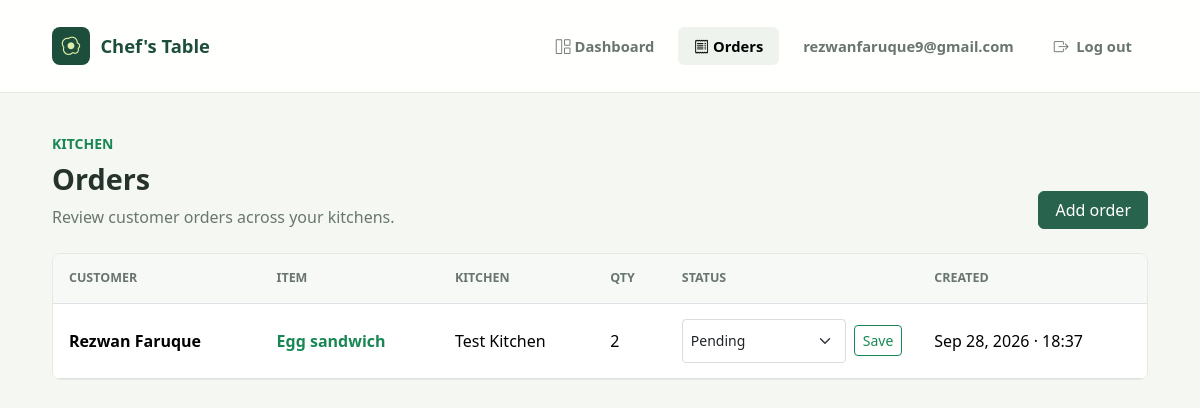
The page /orders/ (signed in) on the database as committed earlier.
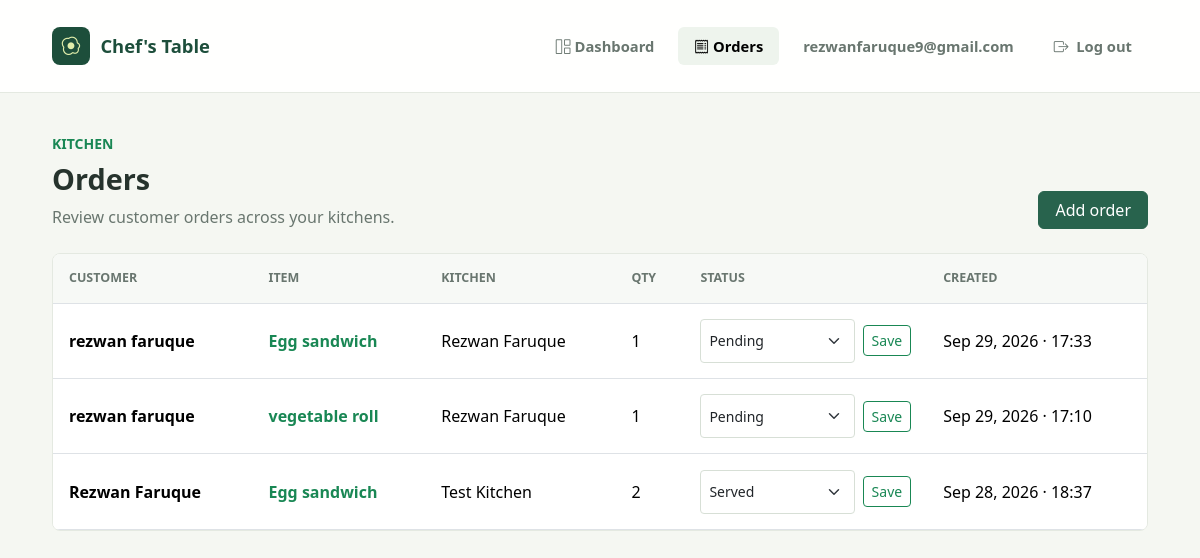
The same page on the database as committed later.
### kitchines/models.py (models this page shows, shortened)
class KitchenOrder(models.Model):
    STATUS_CHOICES = [
        ('pending', 'Pending'),
        ('preparing', 'Preparing'),
        ('ready', 'Ready'),
        ('served', 'Served'),
    ]
    kitchen = models.ForeignKey(Kitchen, on_delete=models.CASCADE, related_name='orders')
    customer_name = models.CharField(max_length=255)
    item_name = models.CharField(max_length=255)
    quantity = models.PositiveIntegerField(default=1)
    notes = models.TextField(blank=True)
    status = models.CharField(max_length=20, choices=STATUS_CHOICES, default='pending')
    created_at = models.DateTimeField(default=timezone.now)
    updated_at = models.DateTimeField(default=timezone.now)
    created_by = models.ForeignKey(
        settings.AUTH_USER_MODEL,
        null=True,
        blank=True,
        on_delete=models.SET_NULL,
        related_name='kitchen_orders',
    )
    class Meta:
        ordering = ['-created_at']

class Kitchen(models.Model):
    name = models.CharField(max_length=255)
    member = models.IntegerField(default=0)
    created_at = models.DateTimeField(default=timezone.now)
    class Meta:
        ordering = ['name']

### kitchines/views.py (the view)
# urls.py: path('orders/', views.kitchen_orders, name='kitchen_orders'),
@login_required
def kitchen_orders(request):
    orders = KitchenOrder.objects.filter(created_by=request.user).select_related('kitchen')
    return render(
        request,
        'orders.html',
        {'orders': orders, 'status_choices': KitchenOrder.STATUS_CHOICES},
    )

### kitchines/templates/orders.html (shortened to what this page needs)
{% extends 'base.html' %} {% block title %}Kitchen Orders{% endblock %} {% block content %}
<div
  class="d-flex flex-column flex-sm-row justify-content-between align-items-sm-end gap-3 mb-4"
>
  <div>
    <p class="text-uppercase small fw-bold text-success mb-2">Kitchen</p>
    <h1 class="page-title mb-2">Orders</h1>
    <p class="page-subtitle mb-0">
      Review customer orders across your kitchens.
    </p>
  </div>
  <a class="btn btn-success px-3" href="{% url 'create_kitchen_order' %}"
    >Add order</a
  >
</div>
<div class="surface overflow-hidden">
  {% if orders %}
  <div class="table-responsive">
    <table class="table table-hover align-middle mb-0">
      <thead>
        <tr>
          <th scope="col">Customer</th>
          <th scope="col">Item</th>
          <th scope="col">Kitchen</th>
          <th scope="col">Qty</th>
          <th scope="col">Status</th>
          <th scope="col">Created</th>
        </tr>
      </thead>
      <tbody>
        {% for order in orders %}
        <tr>
          <td class="fw-semibold">{{ order.customer_name }}</td>
          <td>
            <a
              class="fw-semibold text-success text-decoration-none"
              href="{% url 'view_kitchen_order' order.pk %}"
              >{{ order.item_name }}</a
            >
          </td>
          <td>{{ order.kitchen.name }}</td>
          <td>{{ order.quantity }}</td>
          <td>
            <form
              class="d-flex align-items-center gap-2"
              method="post"
              action="{% url 'update_order_status' order.pk %}"
            >
              <select
                class="form-select form-select-sm"
                id="status-{{ order.pk }}"
                name="status"
              >
                {% for value, label in status_choices %}
                {% if order.status == value %}
                <option value="{{ value }}" selected>{{ label }}</option>
                {% else %}
                <option value="{{ value }}">{{ label }}</option>
                {% endif %}
                {% endfor %}
              </select>
              <button
                class="btn btn-sm btn-outline-success text-nowrap"
                type="submit"
              >
                Save
              </button>
            </form>
          </td>
          <td class="text-nowrap text-muted-custom">
            {{ order.created_at|date:'M j, Y · H:i' }}
          </td>
        </tr>
        {% endfor %}
      </tbody>
    </table>
  </div>
  {% endif %}
</div>
{% endblock %}

### kitchines/templates/base.html (shortened to what this page needs)
<!doctype html>
<html lang="en">
  <head>
    <link
      href="https://cdn.jsdelivr.net/npm/bootstrap@5.3.3/dist/css/bootstrap.min.css"
      rel="stylesheet"
    />
    <link
      href="https://cdn.jsdelivr.net/npm/bootstrap-icons@1.11.3/font/bootstrap-icons.min.css"
      rel="stylesheet"
    />
  </head>
  <body>
    <nav class="topbar navbar navbar-expand-md" aria-label="Main navigation">
      <div class="container page-shell navbar-inner py-0">
        <a class="navbar-brand brand-mark" href="{% url 'home' %}">
          <span class="brand-logo" aria-hidden="true"
            ><i class="bi bi-egg-fried"></i
          ></span>
          <span>Chef's Table</span>
        </a>
        <div class="collapse navbar-collapse" id="primaryNavigation">
          <div
            class="navbar-nav ms-auto align-items-md-center gap-md-2 py-3 py-md-0"
          >
            <a
              class="nav-link px-3{% if request.resolver_match.url_name == 'home' %} active{% endif %}"
              href="{% url 'home' %}"
              ><i class="bi bi-grid-1x2 me-1" aria-hidden="true"></i
              >Dashboard</a
            >
            <a
              class="nav-link px-3{% if request.resolver_match.url_name == 'kitchen_orders' %} active{% endif %}"
              href="{% url 'kitchen_orders' %}"
              ><i class="bi bi-receipt me-1" aria-hidden="true"></i>Orders</a
            >
            {% if user.is_authenticated %}
            <span class="nav-link px-3 text-truncate">{{ user.email }}</span>
            <form method="post" action="{% url 'logout' %}">
              <button
                class="nav-link border-0 bg-transparent px-3"
                type="submit"
              >
                <i class="bi bi-box-arrow-right me-1" aria-hidden="true"></i>
                <span>Log out</span>
              </button>
            </form>
            {% endif %}
          </div>
        </div>
      </div>
    </nav>
    <main class="container page-shell">{% block content %}{% endblock %}</main>
  </body>
</html>

### kitchines/templates/base.html (style rules this page uses)
:root { --ink: #26332d; --muted: #69766f; --leaf: #28634d; --leaf-dark: #1d4e3b; --paper: #f5f7f2; --line: #e4e9e1; }
body { min-height: 100vh; background: var(--paper); color: var(--ink); font-family: "Trebuchet MS", "Segoe UI", sans-serif; }
.topbar { position: relative; z-index: 10; background: rgb(255 255 255 / 96%); border-bottom: 1px solid var(--line); }
.navbar-inner { min-height: 76px; padding-top: 0; padding-bottom: 0; }
.brand-mark { display: inline-flex; align-items: center; gap: 0.65rem; color: var(--leaf-dark); font-size: 1.15rem; font-weight: 800; letter-spacing: 0; text-decoration: none; white-space: nowrap; }
.brand-logo { display: grid; width: 38px; height: 38px; place-items: center; border-radius: 8px; background: var(--leaf-dark); color: #e0edaa; font-size: 1.15rem; }
.nav-link { color: var(--muted); font-weight: 600; font-size: 0.92rem; }
.nav-link:hover, .nav-link.active { color: var(--leaf-dark); }
.nav-link.active { background: #eef4ed; border-radius: 6px; }
.page-shell { max-width: 1120px; padding-top: 2.5rem; padding-bottom: 3rem; }
.page-title { font-size: clamp(1.75rem, 2.4vw, 2.25rem); font-weight: 750; letter-spacing: 0; }
.page-subtitle, .text-muted-custom { color: var(--muted); }
.surface { background: #fff; border: 1px solid var(--line); border-radius: 8px; }
.btn-success { --bs-btn-bg: var(--leaf); --bs-btn-border-color: var(--leaf); --bs-btn-hover-bg: var(--leaf-dark); --bs-btn-hover-border-color: var(--leaf-dark); --bs-btn-active-bg: var(--leaf-dark); --bs-btn-active-border-color: var(--leaf-dark); }
.form-control, .form-select { border-color: #d7dfd6; min-height: 44px; }
.table > :not(caption) > * > * { padding: 0.95rem 1rem; }
.table thead th { background: #f7f9f6; color: var(--muted); font-size: 0.78rem; font-weight: 700; text-transform: uppercase; }

Rows that differ between the two databases and show on the page:
added KitchenOrder: customer_name "rezwan faruque", item_name "Egg sandwich", kitchen.name "Rezwan Faruque", quantity "1", status "Pending", created_at "Sep 29, 2026 · 17:33"
added KitchenOrder: customer_name "rezwan faruque", item_name "vegetable roll", kitchen.name "Rezwan Faruque", quantity "1", status "Pending", created_at "Sep 29, 2026 · 17:10"
changed KitchenOrder "Test Kitchen": status "Pending" → "Served"
